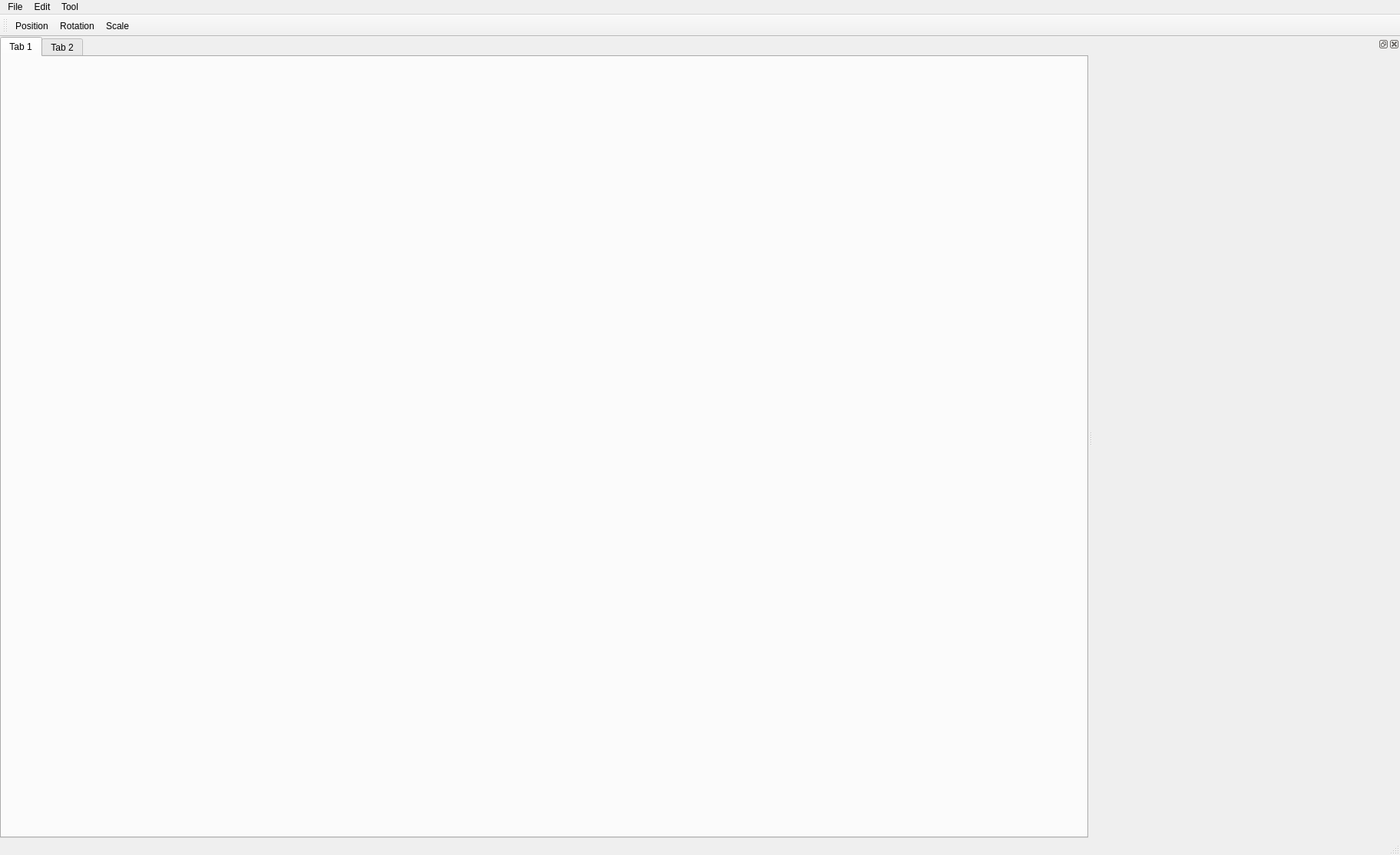
<?xml version="1.0" encoding="UTF-8"?>
<ui version="4.0">
 <class>ARCTIC22Class</class>
 <widget class="QMainWindow" name="ARCTIC22Class">
  <property name="geometry">
   <rect>
    <x>0</x>
    <y>0</y>
    <width>1823</width>
    <height>1113</height>
   </rect>
  </property>
  <property name="windowTitle">
   <string>ARCTIC22</string>
  </property>
  <widget class="QWidget" name="MainLayout">
   <layout class="QGridLayout" name="gridLayout">
    <property name="leftMargin">
     <number>0</number>
    </property>
    <property name="topMargin">
     <number>0</number>
    </property>
    <property name="rightMargin">
     <number>0</number>
    </property>
    <property name="bottomMargin">
     <number>0</number>
    </property>
    <property name="spacing">
     <number>0</number>
    </property>
    <item row="0" column="0">
     <widget class="QTabWidget" name="RendererTabWidget">
      <property name="sizePolicy">
       <sizepolicy hsizetype="Preferred" vsizetype="Preferred">
        <horstretch>0</horstretch>
        <verstretch>0</verstretch>
       </sizepolicy>
      </property>
      <property name="currentIndex">
       <number>0</number>
      </property>
      <widget class="QWidget" name="PlayTabWidget">
       <attribute name="title">
        <string>Tab 1</string>
       </attribute>
       <layout class="QGridLayout" name="gridLayout_2">
        <property name="leftMargin">
         <number>0</number>
        </property>
        <property name="topMargin">
         <number>0</number>
        </property>
        <property name="rightMargin">
         <number>0</number>
        </property>
        <property name="bottomMargin">
         <number>0</number>
        </property>
        <property name="spacing">
         <number>0</number>
        </property>
       </layout>
      </widget>
      <widget class="QWidget" name="Debug">
       <attribute name="title">
        <string>Tab 2</string>
       </attribute>
      </widget>
     </widget>
    </item>
   </layout>
  </widget>
  <widget class="QMenuBar" name="menuBar">
   <property name="geometry">
    <rect>
     <x>0</x>
     <y>0</y>
     <width>1823</width>
     <height>31</height>
    </rect>
   </property>
   <widget class="QMenu" name="menuFile">
    <property name="title">
     <string>File</string>
    </property>
   </widget>
   <widget class="QMenu" name="menuEdit">
    <property name="title">
     <string>Edit</string>
    </property>
   </widget>
   <widget class="QMenu" name="menuTool">
    <property name="title">
     <string>Tool</string>
    </property>
    <addaction name="menuTerrainTool"/>
   </widget>
   <addaction name="menuFile"/>
   <addaction name="menuEdit"/>
   <addaction name="menuTool"/>
  </widget>
  <widget class="QToolBar" name="mainToolBar">
   <attribute name="toolBarArea">
    <enum>TopToolBarArea</enum>
   </attribute>
   <attribute name="toolBarBreak">
    <bool>false</bool>
   </attribute>
   <addaction name="actionTransformPosition"/>
   <addaction name="actionTransformRotation"/>
   <addaction name="actionTransformScale"/>
  </widget>
  <widget class="QStatusBar" name="statusBar"/>
  <widget class="QDockWidget" name="MenuDock">
   <property name="sizePolicy">
    <sizepolicy hsizetype="Fixed" vsizetype="Preferred">
     <horstretch>0</horstretch>
     <verstretch>0</verstretch>
    </sizepolicy>
   </property>
   <property name="minimumSize">
    <size>
     <width>400</width>
     <height>46</height>
    </size>
   </property>
   <attribute name="dockWidgetArea">
    <number>2</number>
   </attribute>
   <widget class="QWidget" name="dockWidgetContents"/>
  </widget>
  <action name="actionTransformPosition">
   <property name="text">
    <string>Position</string>
   </property>
   <property name="shortcut">
    <string>P</string>
   </property>
  </action>
  <action name="actionTransformRotation">
   <property name="text">
    <string>Rotation</string>
   </property>
   <property name="shortcut">
    <string>R</string>
   </property>
  </action>
  <action name="actionTransformScale">
   <property name="text">
    <string>Scale</string>
   </property>
   <property name="shortcut">
    <string>S</string>
   </property>
  </action>
  <action name="actionTerrain">
   <property name="text">
    <string>Terrain</string>
   </property>
  </action>
  <action name="menuTerrainTool">
   <property name="text">
    <string>Terrain</string>
   </property>
  </action>
 </widget>
 <layoutdefault spacing="6" margin="11"/>
 <resources>
  <include location="ARCTIC22.qrc"/>
 </resources>
 <connections/>
</ui>
